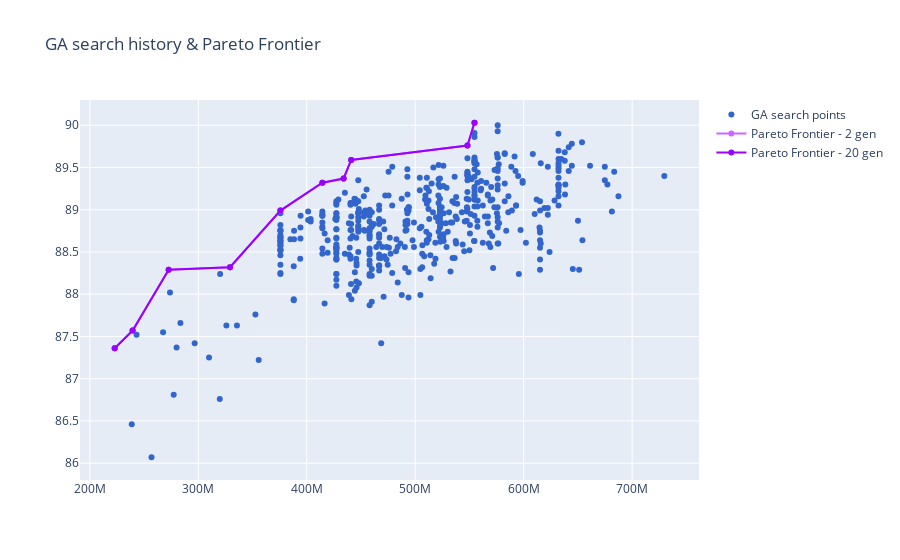

Notebook code cell kept with this figure:
### Code cell
# Plot
# [Reference - RGB color] http://www.n2n.pe.kr/lev-1/color.htm
fig = go.Figure()

# Add traces
fig.add_trace(go.Scatter(x=x_all[:], y=y_all[:],  # 100, 200, 300, 400
                    mode='markers',
                    name='GA search points',
                    marker_color='rgb(051, 102, 204)'
                ))


fig.add_trace(go.Scatter(x=pareto_front_list[0][:, 1], y=pareto_front_list[0][:, 0],
                    mode='lines+markers',
                    name='Pareto Frontier - 2 gen',
                    line_color='rgb(204, 102, 255)' 
                ))

fig.add_trace(go.Scatter(x=pareto_front_list[1][:, 1], y=pareto_front_list[1][:, 0],
                    mode='lines+markers',
                    name='Pareto Frontier - 20 gen',
                    line_color='rgb(153, 000, 255)'  
                ))

fig.update_layout(title='GA search history & Pareto Frontier',
                  yaxis_zeroline=False, xaxis_zeroline=False)

fig.show()

### Figure 1 — Plotly figure (JSON) as saved in the notebook; plotly's stock layout.template omitted (floating-point values rounded to 4 significant figures; data arrays with more than 128 entries replaced by an {"elided": "..."} marker saying what was removed)
{"data": [{"marker": {"color": "rgb(051, 102, 204)"}, "mode": "markers", "name": "GA search points", "type": "scatter", "x": {"elided": "500 int values"}, "y": {"elided": "500 float values"}}, {"line": {"color": "rgb(204, 102, 255)"}, "mode": "lines+markers", "name": "Pareto Frontier - 2 gen", "type": "scatter", "x": [222941296, 239474800, 272711552, 329265920, 375730304, 414405248, 433993856, 440997760, 548163072, 554664704], "y": [87.36, 87.57, 88.29, 88.32, 88.99, 89.32, 89.37, 89.59, 89.76, 90.03]}, {"line": {"color": "rgb(153, 000, 255)"}, "mode": "lines+markers", "name": "Pareto Frontier - 20 gen", "type": "scatter", "x": [222941296, 239474800, 272711552, 329265920, 375730304, 414405248, 433993856, 440997760, 548163072, 554664704], "y": [87.36, 87.57, 88.29, 88.32, 88.99, 89.32, 89.37, 89.59, 89.76, 90.03]}], "layout": {"title": {"text": "GA search history & Pareto Frontier"}, "xaxis": {"zeroline": false}, "yaxis": {"zeroline": false}}}
